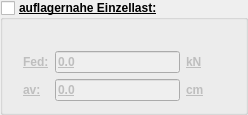
     <widget class="QGroupBox" name="groupBoxEinzellast">
      <property name="enabled">
       <bool>true</bool>
      </property>
      <property name="font">
       <font>
        <weight>75</weight>
        <bold>true</bold>
        <underline>true</underline>
       </font>
      </property>
      <property name="title">
       <string>auflagernahe Einzellast:</string>
      </property>
      <property name="checkable">
       <bool>true</bool>
      </property>
      <property name="checked">
       <bool>false</bool>
      </property>
      <layout class="QGridLayout" name="gridLayout_5">
       <item row="0" column="0">
        <layout class="QGridLayout" name="gridLayout_2" columnstretch="0,0,0,0">
         <property name="leftMargin">
          <number>9</number>
         </property>
         <property name="topMargin">
          <number>20</number>
         </property>
         <property name="rightMargin">
          <number>9</number>
         </property>
         <property name="bottomMargin">
          <number>0</number>
         </property>
         <item row="0" column="1">
          <widget class="QLineEdit" name="fed">
           <property name="sizePolicy">
            <sizepolicy hsizetype="MinimumExpanding" vsizetype="Preferred">
             <horstretch>0</horstretch>
             <verstretch>0</verstretch>
            </sizepolicy>
           </property>
           <property name="text">
            <string>0.0</string>
           </property>
          </widget>
         </item>
         <item row="1" column="0">
          <widget class="QLabel" name="label_av">
           <property name="sizePolicy">
            <sizepolicy hsizetype="Minimum" vsizetype="Preferred">
             <horstretch>0</horstretch>
             <verstretch>0</verstretch>
            </sizepolicy>
           </property>
           <property name="text">
            <string>av:</string>
           </property>
          </widget>
         </item>
         <item row="0" column="0">
          <widget class="QLabel" name="label_fed">
           <property name="sizePolicy">
            <sizepolicy hsizetype="Minimum" vsizetype="Preferred">
             <horstretch>0</horstretch>
             <verstretch>0</verstretch>
            </sizepolicy>
           </property>
           <property name="text">
            <string>Fed:</string>
           </property>
          </widget>
         </item>
         <item row="1" column="1">
          <widget class="QLineEdit" name="av">
           <property name="sizePolicy">
            <sizepolicy hsizetype="Preferred" vsizetype="Preferred">
             <horstretch>0</horstretch>
             <verstretch>0</verstretch>
            </sizepolicy>
           </property>
           <property name="text">
            <string>0.0</string>
           </property>
          </widget>
         </item>
         <item row="0" column="2">
          <widget class="QLabel" name="einheitFed">
           <property name="sizePolicy">
            <sizepolicy hsizetype="Minimum" vsizetype="Preferred">
             <horstretch>0</horstretch>
             <verstretch>0</verstretch>
            </sizepolicy>
           </property>
           <property name="text">
            <string>kN</string>
           </property>
          </widget>
         </item>
         <item row="1" column="2">
          <widget class="QLabel" name="einheitAv">
           <property name="sizePolicy">
            <sizepolicy hsizetype="Minimum" vsizetype="Preferred">
             <horstretch>0</horstretch>
             <verstretch>0</verstretch>
            </sizepolicy>
           </property>
           <property name="text">
            <string>cm</string>
           </property>
          </widget>
         </item>
         <item row="0" column="3">
          <widget class="QLabel" name="iconFragezeichenFed">
           <property name="enabled">
            <bool>false</bool>
           </property>
           <property name="sizePolicy">
            <sizepolicy hsizetype="Minimum" vsizetype="Preferred">
             <horstretch>0</horstretch>
             <verstretch>0</verstretch>
            </sizepolicy>
           </property>
           <property name="minimumSize">
            <size>
             <width>15</width>
             <height>15</height>
            </size>
           </property>
           <property name="maximumSize">
            <size>
             <width>15</width>
             <height>15</height>
            </size>
           </property>
           <property name="frameShadow">
            <enum>QFrame::Plain</enum>
           </property>
           <property name="text">
            <string/>
           </property>
           <property name="pixmap">
            <pixmap>iconFragezeichen.png</pixmap>
           </property>
           <property name="scaledContents">
            <bool>true</bool>
           </property>
          </widget>
         </item>
         <item row="1" column="3">
          <widget class="QLabel" name="iconFragezeichenAv">
           <property name="enabled">
            <bool>false</bool>
           </property>
           <property name="sizePolicy">
            <sizepolicy hsizetype="Minimum" vsizetype="Preferred">
             <horstretch>0</horstretch>
             <verstretch>0</verstretch>
            </sizepolicy>
           </property>
           <property name="minimumSize">
            <size>
             <width>15</width>
             <height>15</height>
            </size>
           </property>
           <property name="maximumSize">
            <size>
             <width>15</width>
             <height>15</height>
            </size>
           </property>
           <property name="frameShadow">
            <enum>QFrame::Plain</enum>
           </property>
           <property name="text">
            <string/>
           </property>
           <property name="pixmap">
            <pixmap>iconFragezeichen.png</pixmap>
           </property>
           <property name="scaledContents">
            <bool>true</bool>
           </property>
          </widget>
         </item>
        </layout>
       </item>
      </layout>
     </widget>
